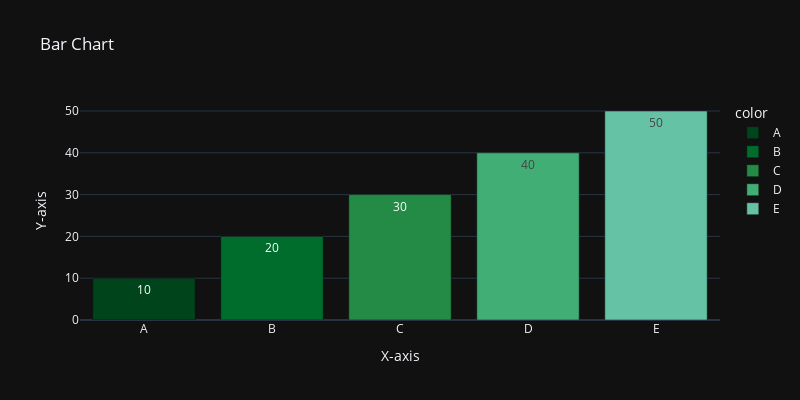

Notebook source saved alongside this figure:
### Code cell
labels = ['A','B','C','D','E']
counts = [10,20,30,40,50]
px.bar(x=labels, y=counts, title='Bar Chart', labels={'x':'X-axis','y':'Y-axis'},
        width=800, height=400, color=labels, text=counts, template='plotly_dark',
        color_discrete_sequence = px.colors.sequential.BuGn_r)

### Figure 1 — Plotly figure (JSON) as saved in the notebook; plotly's stock layout.template omitted (floating-point values rounded to 4 significant figures)
{"data": [{"alignmentgroup": "True", "hovertemplate": "color=A<br>X-axis=%{x}<br>Y-axis=%{y}<br>text=%{text}<extra></extra>", "legendgroup": "A", "marker": {"color": "rgb(0,68,27)", "pattern": {"shape": ""}}, "name": "A", "offsetgroup": "A", "orientation": "v", "showlegend": true, "text": [10], "textposition": "auto", "type": "bar", "x": ["A"], "xaxis": "x", "y": [10], "yaxis": "y"}, {"alignmentgroup": "True", "hovertemplate": "color=B<br>X-axis=%{x}<br>Y-axis=%{y}<br>text=%{text}<extra></extra>", "legendgroup": "B", "marker": {"color": "rgb(0,109,44)", "pattern": {"shape": ""}}, "name": "B", "offsetgroup": "B", "orientation": "v", "showlegend": true, "text": [20], "textposition": "auto", "type": "bar", "x": ["B"], "xaxis": "x", "y": [20], "yaxis": "y"}, {"alignmentgroup": "True", "hovertemplate": "color=C<br>X-axis=%{x}<br>Y-axis=%{y}<br>text=%{text}<extra></extra>", "legendgroup": "C", "marker": {"color": "rgb(35,139,69)", "pattern": {"shape": ""}}, "name": "C", "offsetgroup": "C", "orientation": "v", "showlegend": true, "text": [30], "textposition": "auto", "type": "bar", "x": ["C"], "xaxis": "x", "y": [30], "yaxis": "y"}, {"alignmentgroup": "True", "hovertemplate": "color=D<br>X-axis=%{x}<br>Y-axis=%{y}<br>text=%{text}<extra></extra>", "legendgroup": "D", "marker": {"color": "rgb(65,174,118)", "pattern": {"shape": ""}}, "name": "D", "offsetgroup": "D", "orientation": "v", "showlegend": true, "text": [40], "textposition": "auto", "type": "bar", "x": ["D"], "xaxis": "x", "y": [40], "yaxis": "y"}, {"alignmentgroup": "True", "hovertemplate": "color=E<br>X-axis=%{x}<br>Y-axis=%{y}<br>text=%{text}<extra></extra>", "legendgroup": "E", "marker": {"color": "rgb(102,194,164)", "pattern": {"shape": ""}}, "name": "E", "offsetgroup": "E", "orientation": "v", "showlegend": true, "text": [50], "textposition": "auto", "type": "bar", "x": ["E"], "xaxis": "x", "y": [50], "yaxis": "y"}], "layout": {"barmode": "relative", "height": 400, "legend": {"title": {"text": "color"}, "tracegroupgap": 0}, "title": {"text": "Bar Chart"}, "width": 800, "xaxis": {"anchor": "y", "domain": [0, 1], "title": {"text": "X-axis"}}, "yaxis": {"anchor": "x", "domain": [0, 1], "title": {"text": "Y-axis"}}}}
